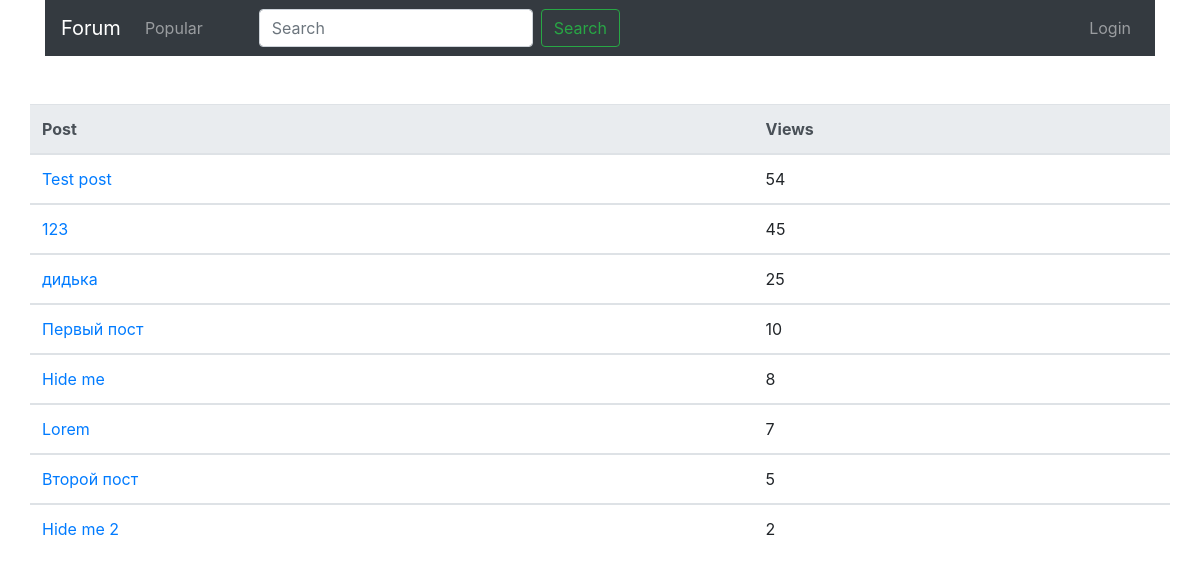
The page /popular/ on the database as committed earlier.
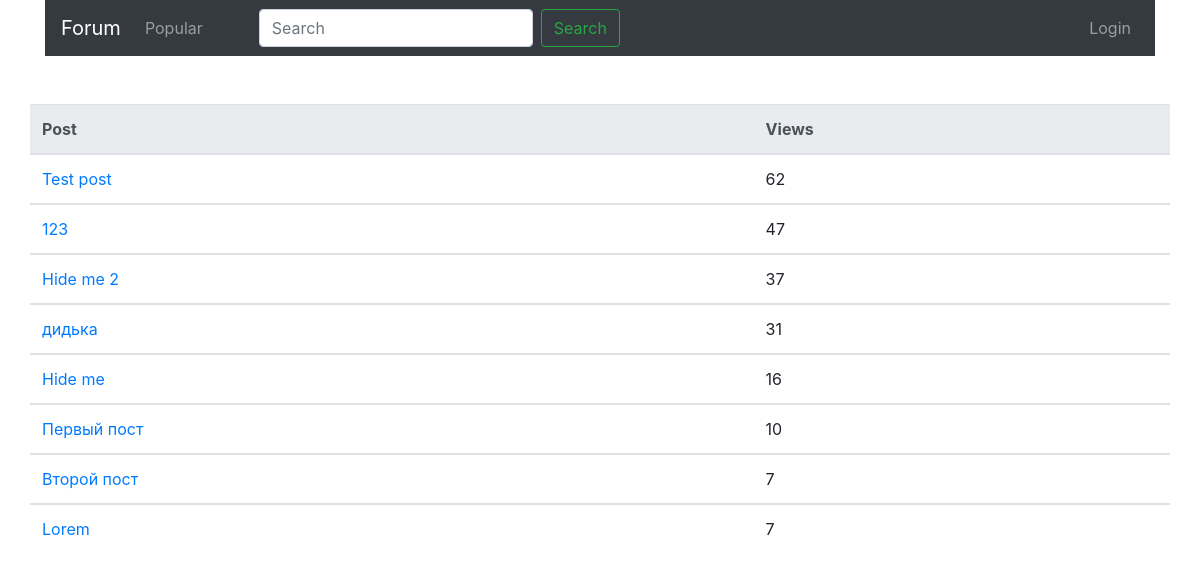
The same page on the database as committed later.
### blog/models.py (models this page shows, shortened)
class Post(models.Model):
    post_author = models.ForeignKey(User, on_delete=models.SET_NULL, null=True, blank=True)
    post_title = models.CharField(max_length=100)
    post_text = models.CharField(max_length=500)
    post_date = models.DateTimeField(default=datetime.now)
    is_hidden = models.BooleanField(default=False)
    visit_count = models.PositiveIntegerField(default=0)
    likes = models.ManyToManyField(User, blank=True, related_name='post_likes')
    class Meta:
        permissions = (('can_edit_content', 'Can edit content'),)

### blog/views.py (the view)
# urls.py: path('popular/', views.PopularView.as_view(), name='popular'),
class PopularView(generic.ListView):
    model = Post
    template_name = 'popular.html'
    context_object_name = 'posts_list'
    def get_queryset(self):
        return Post.objects.filter(
            post_date__lte=timezone.now()
        ).order_by('-visit_count')

### blog/templates/popular.html
{% extends "base.html" %}
{% block content %}
<div class="container mt-5">
    <div class="row justify-content-center">
        <table class="table">
            <thead class="thead-light">
            <tr>
                <th scope="col">Post</th>
                <th scope="col">Views</th>
            </tr>
            </thead>
            {% for post in posts_list%}
            {% if post.is_hidden == False %}
            <tbody>
            <tr>
                <td><a href="{% url 'detail' post.id %}">
                            {{ post.post_title }}</a></td>
                <td>{{post.visit_count}}</td>
            </tbody>
            {% endif %}
            {% endfor %}
        </table>
    </div>
</div>
{% endblock %}

Rows that differ between the two databases and show on the page:
changed Post "Test post": visit_count "54" → "62"
changed Post (number 2 of 8 on the later page): visit_count "45" → "47"
changed Post "Hide me 2": visit_count "2" → "37"; moves up the list
changed Post "дидька": visit_count "25" → "31"
changed Post "Hide me": visit_count "8" → "16"; moves down the list
changed Post "Второй пост": visit_count "5" → "7"; moves down the list
